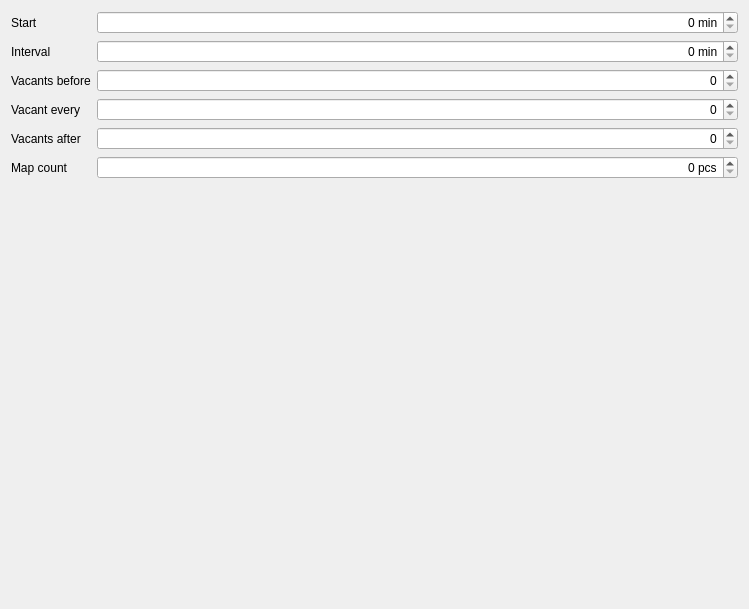
<?xml version="1.0" encoding="UTF-8"?>
<ui version="4.0">
 <class>ClassDefWidget</class>
 <widget class="QWidget" name="ClassDefWidget">
  <property name="geometry">
   <rect>
    <x>0</x>
    <y>0</y>
    <width>749</width>
    <height>609</height>
   </rect>
  </property>
  <property name="windowTitle">
   <string>Edit Class definition</string>
  </property>
  <layout class="QFormLayout" name="formLayout">
   <item row="0" column="0">
    <widget class="QLabel" name="label_3">
     <property name="text">
      <string>Start</string>
     </property>
    </widget>
   </item>
   <item row="1" column="0">
    <widget class="QLabel" name="label_6">
     <property name="text">
      <string>Interval</string>
     </property>
    </widget>
   </item>
   <item row="2" column="0">
    <widget class="QLabel" name="label_7">
     <property name="text">
      <string>Vacants before</string>
     </property>
    </widget>
   </item>
   <item row="0" column="1">
    <widget class="qf::qmlwidgets::SpinBox" name="edStartTime">
     <property name="alignment">
      <set>Qt::AlignRight|Qt::AlignTrailing|Qt::AlignVCenter</set>
     </property>
     <property name="suffix">
      <string> min</string>
     </property>
     <property name="maximum">
      <number>999999</number>
     </property>
     <property name="dataId" stdset="0">
      <string notr="true">classdefs.startTimeMin</string>
     </property>
    </widget>
   </item>
   <item row="1" column="1">
    <widget class="qf::qmlwidgets::SpinBox" name="spinBox_2">
     <property name="alignment">
      <set>Qt::AlignRight|Qt::AlignTrailing|Qt::AlignVCenter</set>
     </property>
     <property name="suffix">
      <string> min</string>
     </property>
     <property name="maximum">
      <number>999999</number>
     </property>
     <property name="dataId" stdset="0">
      <string notr="true">classdefs.startIntervalMin</string>
     </property>
    </widget>
   </item>
   <item row="2" column="1">
    <widget class="qf::qmlwidgets::SpinBox" name="spinBox_3">
     <property name="alignment">
      <set>Qt::AlignRight|Qt::AlignTrailing|Qt::AlignVCenter</set>
     </property>
     <property name="maximum">
      <number>999999</number>
     </property>
     <property name="dataId" stdset="0">
      <string notr="true">classdefs.vacantsBefore</string>
     </property>
    </widget>
   </item>
   <item row="3" column="0">
    <widget class="QLabel" name="label_8">
     <property name="text">
      <string>Vacant every</string>
     </property>
    </widget>
   </item>
   <item row="4" column="0">
    <widget class="QLabel" name="label_9">
     <property name="text">
      <string>Vacants after</string>
     </property>
    </widget>
   </item>
   <item row="3" column="1">
    <widget class="qf::qmlwidgets::SpinBox" name="spinBox_4">
     <property name="alignment">
      <set>Qt::AlignRight|Qt::AlignTrailing|Qt::AlignVCenter</set>
     </property>
     <property name="maximum">
      <number>999999</number>
     </property>
     <property name="dataId" stdset="0">
      <string notr="true">classdefs.vacantEvery</string>
     </property>
    </widget>
   </item>
   <item row="4" column="1">
    <widget class="qf::qmlwidgets::SpinBox" name="spinBox_5">
     <property name="alignment">
      <set>Qt::AlignRight|Qt::AlignTrailing|Qt::AlignVCenter</set>
     </property>
     <property name="maximum">
      <number>999999</number>
     </property>
     <property name="dataId" stdset="0">
      <string notr="true">classdefs.vacantsAfter</string>
     </property>
    </widget>
   </item>
   <item row="5" column="0">
    <widget class="QLabel" name="label_10">
     <property name="text">
      <string>Map count</string>
     </property>
    </widget>
   </item>
   <item row="5" column="1">
    <widget class="qf::qmlwidgets::SpinBox" name="spinBox_6">
     <property name="alignment">
      <set>Qt::AlignRight|Qt::AlignTrailing|Qt::AlignVCenter</set>
     </property>
     <property name="suffix">
      <string> pcs</string>
     </property>
     <property name="maximum">
      <number>999999</number>
     </property>
     <property name="dataId" stdset="0">
      <string notr="true">classdefs.mapCount</string>
     </property>
    </widget>
   </item>
  </layout>
 </widget>
 <customwidgets>
  <customwidget>
   <class>qf::qmlwidgets::SpinBox</class>
   <extends>QSpinBox</extends>
   <header location="global">qf/qmlwidgets/spinbox.h</header>
  </customwidget>
 </customwidgets>
 <resources/>
 <connections/>
</ui>
